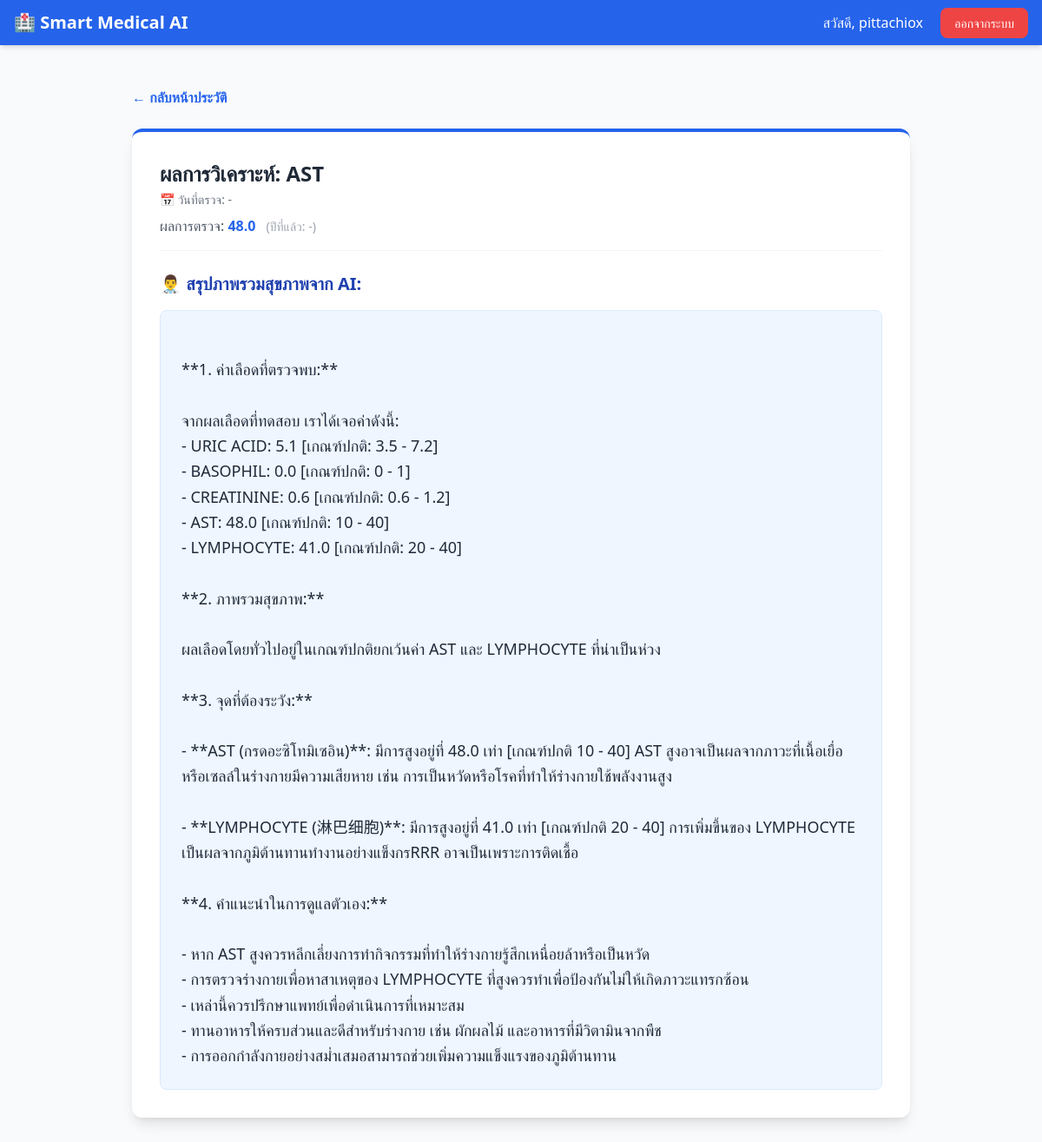
The app's page /record/39 (signed in) with its own data.
### app.py (models this page shows)
class User(UserMixin, db.Model):
    id = db.Column(db.Integer, primary_key=True)
    username = db.Column(db.String(150), unique=True, nullable=False)
    password = db.Column(db.String(150), nullable=False)
    records = db.relationship('BloodRecord', backref='user', lazy=True)

class BloodRecord(db.Model):
    id = db.Column(db.Integer, primary_key=True)
    test_name = db.Column(db.String(50), nullable=False)
    current_value = db.Column(db.Float, nullable=False)
    previous_value = db.Column(db.Float, nullable=True)
    ai_analysis = db.Column(db.Text, nullable=False)
    user_id = db.Column(db.Integer, db.ForeignKey('user.id'), nullable=False)
    record_date = db.Column(db.Date, nullable=True, default=datetime.utcnow)

### app.py (the view)
@app.route('/record/<int:record_id>')
@login_required
def view_record(record_id):
    record = BloodRecord.query.get_or_404(record_id)
    if record.user_id != current_user.id:
        flash('ไม่อนุญาตให้เข้าถึงข้อมูลนี้', 'error')
        return redirect(url_for('dashboard'))
    return render_template('view_record.html', record=record)

### app.py (called while the page is built)
@login_manager.user_loader
def load_user(user_id):
    return User.query.get(int(user_id))

### templates/view_record.html
{% extends "base.html" %}
{% block content %}
<div class="max-w-4xl mx-auto">
    <div class="mb-6 flex justify-between items-center">
        <a href="/dashboard" class="text-blue-600 hover:underline flex items-center gap-2 font-semibold">
            &larr; กลับหน้าประวัติ
        </a>
    </div>
    <div class="bg-white p-8 rounded-xl shadow-lg border-t-4 border-blue-600">
        <div class="flex items-center justify-between mb-6 pb-4 border-b border-gray-100">
            <div>
                <h1 class="text-2xl font-bold text-gray-800 mb-1">ผลการวิเคราะห์: {{ record.test_name }}</h1>
                <p class="text-sm text-gray-500 mb-2">📅 วันที่ตรวจ: {{ record.record_date.strftime('%d-%m-%Y') if
                    record.record_date else '-' }}</p>
                <p class="text-gray-600">ผลการตรวจ: <span class="font-bold text-blue-600">{{ record.current_value
                        }}</span>
                    <span class="text-sm text-gray-400 ml-2">(ปีที่แล้ว: {{ record.previous_value or '-' }})</span>
                </p>
            </div>
        </div>
        <h3 class="text-xl font-bold text-blue-800 mb-4">👨‍⚕️ สรุปภาพรวมสุขภาพจาก AI:</h3>
        <div
            class="text-gray-800 whitespace-pre-line leading-relaxed text-lg bg-blue-50 p-6 rounded-lg border border-blue-100">
            {{ record.ai_analysis }}
        </div>
    </div>
</div>
{% endblock %}

### templates/base.html (shortened to what this page needs)
<!DOCTYPE html>
<html lang="th">
<head>
    <script src="https://cdn.tailwindcss.com"></script>
</head>
<body class="bg-slate-50 min-h-screen">
    <nav class="bg-blue-600 text-white shadow-md">
        <div class="max-w-7xl mx-auto px-4 py-3 flex justify-between items-center">
            <a href="/" class="text-xl font-bold flex items-center gap-2">
                🏥 Smart Medical AI
            </a>
            <div>
                {% if current_user.is_authenticated %}
                <span class="mr-4">สวัสดี, {{ current_user.username }}</span>
                <a href="{{ url_for('logout') }}"
                    class="bg-red-500 hover:bg-red-600 px-4 py-2 rounded-lg text-sm transition">ออกจากระบบ</a>
                {% else %}
                <a href="{{ url_for('login') }}" class="hover:text-blue-200 mr-4">เข้าสู่ระบบ</a>
                <a href="{{ url_for('register') }}"
                    class="bg-white text-blue-600 px-4 py-2 rounded-lg text-sm font-bold transition hover:bg-gray-100">สมัครสมาชิก</a>
                {% endif %}
            </div>
        </div>
    </nav>
    <main class="max-w-7xl mx-auto px-4 py-8">
        {% block content %}{% endblock %}
    </main>
</body>
</html>

### records on screen
User: username "pittachiox"
BloodRecord: test_name "AST", record_date "-", current_value "48.0", previous_value "-", ai_analysis "**1. ค่าเลือดที่ตรวจพบ:** จากผลเลือดที่ทดสอบ เราได้เจอค่าดังนี้: - URIC ACID: 5.1 [เกณฑ์ปกติ: 3.5 - 7.2] - BASOPHIL: 0.0 [เกณฑ์ปกติ: 0 - 1] - CREATININE: 0.6 [เกณฑ์ปกติ: 0.6 - 1.2] - AST: 48.0 [เกณฑ์ปกติ: 10 - 40] - LYMPHOCYTE: 41.0 [เกณฑ์ปกติ: 20 - 40] **2. ภาพรวมสุขภาพ:** ผลเลือดโดยทั่วไปอยู่ในเกณฑ์ปกติยกเว้นค่า AST และ LYMPHOCYTE ที่น่าเป็นห่วง **3. จุดที่ต้องระวัง:** - **AST (กรดอะซิโทมิเซอิน)**: มีการสูงอยู่ที่ 48.0 เท่า [เกณฑ์ปกติ 10 - 40] AST สูงอาจเป็นผลจากภาวะที่เนื้อเยื่อหรือเซลล์ในร่างกายมีความเสียหาย เช่น การเป็นหวัดหรือโรคที่ทำให้ร่างกายใช้พลังงานสูง - **LYMPHOCYTE (淋巴细胞)**: มีการสูงอยู่ที่ 41.0 เท่า [เกณฑ์ปกติ 20 - 40] การเพิ่มขึ้นของ LYMPHOCYTE…"
